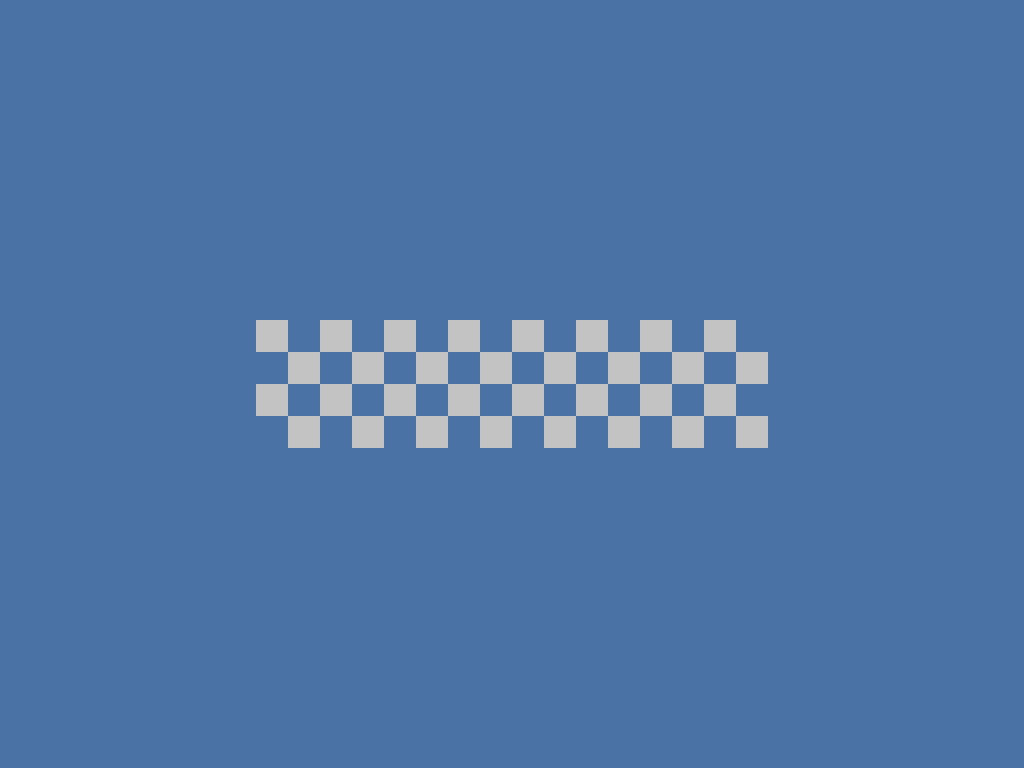

This game map was drawn from its Tiled (.tmx) file and the tilesets committed beside it. A one-line description and the full map source follow:
An orthogonal 32x24 tile map with 32x32 px tiles, 1 tile layer (floor), 2 tilesets and 26 objects (10x kill_ball, 10x kill_ball_node, 4x wall, spawn, exit).

<map version="1.0" tiledversion="1.1.4" orientation="orthogonal" renderorder="right-down" width="32" height="24" tilewidth="32" tileheight="32" infinite="0" nextobjectid="53">
 <properties>
  <property name="on_enter">local state=  states.get_state("game")
local label = state.message_label
local message=  "Be the circle"
label:set_text(message)
state.timer:after(5, function()
        label:set_text("")
end)</property>
 </properties>
 <tileset firstgid="1" name="blue" tilewidth="32" tileheight="32" tilecount="1" columns="1">
  <image source="../graphics/blue.png" width="32" height="32" />
 </tileset>
 <tileset firstgid="2" name="white" tilewidth="32" tileheight="32" tilecount="1" columns="1">
  <image source="../graphics/white.png" width="32" height="32" />
 </tileset>
 <layer name="floor" width="32" height="24">
  <data encoding="csv">
1,1,1,1,1,1,1,1,1,1,1,1,1,1,1,1,1,1,1,1,1,1,1,1,1,1,1,1,1,1,1,1,
1,1,1,1,1,1,1,1,1,1,1,1,1,1,1,1,1,1,1,1,1,1,1,1,1,1,1,1,1,1,1,1,
1,1,1,1,1,1,1,1,1,1,1,1,1,1,1,1,1,1,1,1,1,1,1,1,1,1,1,1,1,1,1,1,
1,1,1,1,1,1,1,1,1,1,1,1,1,1,1,1,1,1,1,1,1,1,1,1,1,1,1,1,1,1,1,1,
1,1,1,1,1,1,1,1,1,1,1,1,1,1,1,1,1,1,1,1,1,1,1,1,1,1,1,1,1,1,1,1,
1,1,1,1,1,1,1,1,1,1,1,1,1,1,1,1,1,1,1,1,1,1,1,1,1,1,1,1,1,1,1,1,
1,1,1,1,1,1,1,1,1,1,1,1,1,1,1,1,1,1,1,1,1,1,1,1,1,1,1,1,1,1,1,1,
1,1,1,1,1,1,1,1,1,1,1,1,1,1,1,1,1,1,1,1,1,1,1,1,1,1,1,1,1,1,1,1,
1,1,1,1,1,1,1,1,1,1,1,1,1,1,1,1,1,1,1,1,1,1,1,1,1,1,1,1,1,1,1,1,
1,1,1,1,1,1,1,1,1,1,1,1,1,1,1,1,1,1,1,1,1,1,1,1,1,1,1,1,1,1,1,1,
1,1,1,1,1,1,1,1,2,1,2,1,2,1,2,1,2,1,2,1,2,1,2,1,1,1,1,1,1,1,1,1,
1,1,1,1,1,1,1,1,1,2,1,2,1,2,1,2,1,2,1,2,1,2,1,2,1,1,1,1,1,1,1,1,
1,1,1,1,1,1,1,1,2,1,2,1,2,1,2,1,2,1,2,1,2,1,2,1,1,1,1,1,1,1,1,1,
1,1,1,1,1,1,1,1,1,2,1,2,1,2,1,2,1,2,1,2,1,2,1,2,1,1,1,1,1,1,1,1,
1,1,1,1,1,1,1,1,1,1,1,1,1,1,1,1,1,1,1,1,1,1,1,1,1,1,1,1,1,1,1,1,
1,1,1,1,1,1,1,1,1,1,1,1,1,1,1,1,1,1,1,1,1,1,1,1,1,1,1,1,1,1,1,1,
1,1,1,1,1,1,1,1,1,1,1,1,1,1,1,1,1,1,1,1,1,1,1,1,1,1,1,1,1,1,1,1,
1,1,1,1,1,1,1,1,1,1,1,1,1,1,1,1,1,1,1,1,1,1,1,1,1,1,1,1,1,1,1,1,
1,1,1,1,1,1,1,1,1,1,1,1,1,1,1,1,1,1,1,1,1,1,1,1,1,1,1,1,1,1,1,1,
1,1,1,1,1,1,1,1,1,1,1,1,1,1,1,1,1,1,1,1,1,1,1,1,1,1,1,1,1,1,1,1,
1,1,1,1,1,1,1,1,1,1,1,1,1,1,1,1,1,1,1,1,1,1,1,1,1,1,1,1,1,1,1,1,
1,1,1,1,1,1,1,1,1,1,1,1,1,1,1,1,1,1,1,1,1,1,1,1,1,1,1,1,1,1,1,1,
1,1,1,1,1,1,1,1,1,1,1,1,1,1,1,1,1,1,1,1,1,1,1,1,1,1,1,1,1,1,1,1,
1,1,1,1,1,1,1,1,1,1,1,1,1,1,1,1,1,1,1,1,1,1,1,1,1,1,1,1,1,1,1,1
</data>
 </layer>
 <objectgroup name="entities">
  <object id="1" type="spawn" x="256" y="320" width="32" height="128" />
  <object id="3" type="kill_ball" x="352" y="320" width="32" height="32">
   <properties>
    <property name="path" value="42" />
    <property name="speed" type="int" value="24" />
   </properties>
  </object>
  <object id="9" type="wall" x="224" y="448" width="576" height="32" />
  <object id="13" type="wall" x="224" y="288" width="576" height="32" />
  <object id="14" type="wall" x="224" y="320" width="32" height="128" />
  <object id="27" type="wall" x="768" y="320" width="32" height="128" />
  <object id="28" type="exit" x="736" y="320" width="32" height="128">
   <properties>
    <property name="map_name" value="seven" />
   </properties>
  </object>
  <object id="33" type="kill_ball" x="384" y="416" width="32" height="32">
   <properties>
    <property name="path" value="44" />
    <property name="speed" type="int" value="24" />
   </properties>
  </object>
  <object id="34" type="kill_ball" x="416" y="320" width="32" height="32">
   <properties>
    <property name="path" value="45" />
    <property name="speed" type="int" value="24" />
   </properties>
  </object>
  <object id="35" type="kill_ball" x="448" y="416" width="32" height="32">
   <properties>
    <property name="path" value="46" />
    <property name="speed" type="int" value="24" />
   </properties>
  </object>
  <object id="36" type="kill_ball" x="480" y="320" width="32" height="32">
   <properties>
    <property name="path" value="47" />
    <property name="speed" type="int" value="24" />
   </properties>
  </object>
  <object id="37" type="kill_ball" x="512" y="416" width="32" height="32">
   <properties>
    <property name="path" value="48" />
    <property name="speed" type="int" value="24" />
   </properties>
  </object>
  <object id="38" type="kill_ball" x="544" y="320" width="32" height="32">
   <properties>
    <property name="path" value="49" />
    <property name="speed" type="int" value="24" />
   </properties>
  </object>
  <object id="39" type="kill_ball" x="576" y="416" width="32" height="32">
   <properties>
    <property name="path" value="50" />
    <property name="speed" type="int" value="24" />
   </properties>
  </object>
  <object id="40" type="kill_ball" x="608" y="320" width="32" height="32">
   <properties>
    <property name="path" value="51" />
    <property name="speed" type="int" value="24" />
   </properties>
  </object>
  <object id="41" type="kill_ball" x="640" y="416" width="32" height="32">
   <properties>
    <property name="path" value="52" />
    <property name="speed" type="int" value="24" />
   </properties>
  </object>
  <object id="42" type="kill_ball_node" x="352" y="416" width="32" height="32" />
  <object id="44" type="kill_ball_node" x="384" y="320" width="32" height="32" />
  <object id="45" type="kill_ball_node" x="416" y="416" width="32" height="32" />
  <object id="46" type="kill_ball_node" x="448" y="320" width="32" height="32" />
  <object id="47" type="kill_ball_node" x="480" y="416" width="32" height="32" />
  <object id="48" type="kill_ball_node" x="512" y="320" width="32" height="32" />
  <object id="49" type="kill_ball_node" x="544" y="416" width="32" height="32" />
  <object id="50" type="kill_ball_node" x="576" y="320" width="32" height="32" />
  <object id="51" type="kill_ball_node" x="608" y="416" width="32" height="32" />
  <object id="52" type="kill_ball_node" x="640" y="320" width="32" height="32" />
 </objectgroup>
</map>
